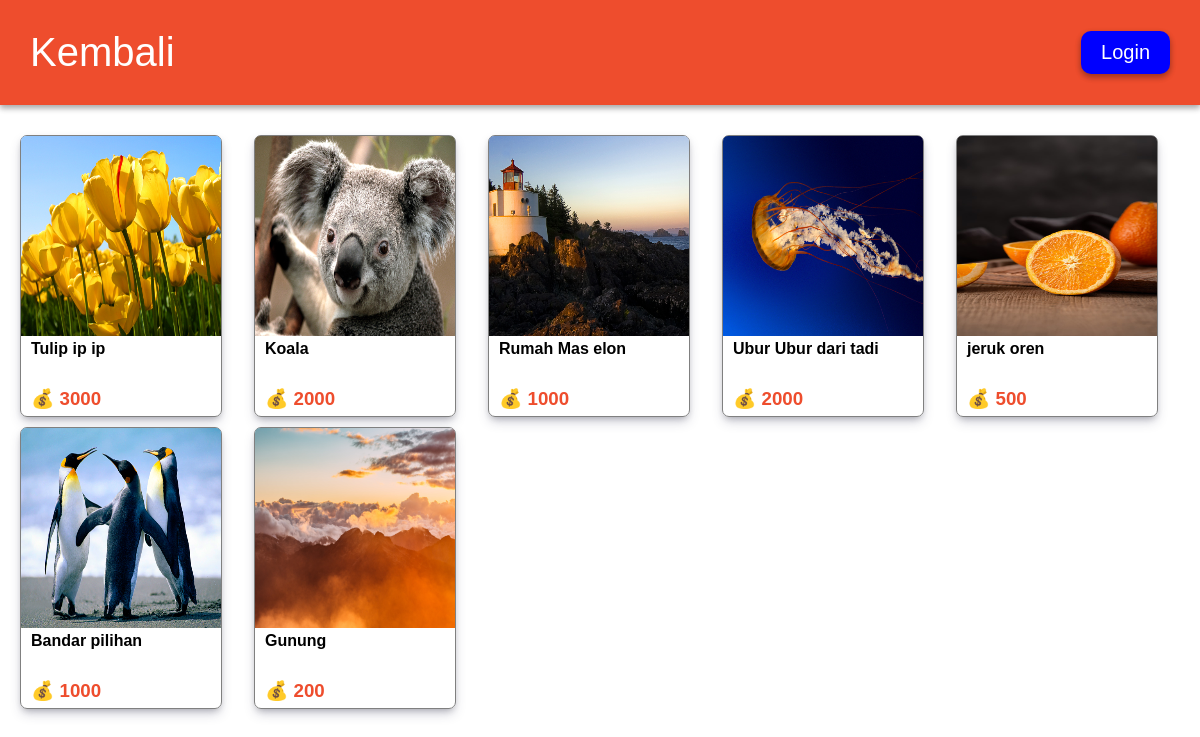
The page /kategori.php on the database its author committed.
### tables this page shows
CREATE TABLE `produk` (
  `id` int(11) NOT NULL,
  `produk` varchar(50) DEFAULT NULL,
  `keterangan` varchar(200) DEFAULT NULL,
  `harga` int(11) DEFAULT NULL,
  `img` varchar(50) DEFAULT NULL,
  `kategori` varchar(50) DEFAULT NULL,
  `pemilik` varchar(50) NOT NULL
);

### fungsi.php (called while the page is built, shortened)
<?php
$conn = mysqli_connect('localhost','root','','shop');
function ambil($query){
    global $conn;
    $result = mysqli_query($conn,$query);
    $rows = [];
    while($row = mysqli_fetch_assoc($result) ){
        $rows[] = $row;
    }
    return $rows;
}
?>

### kategori.php (the view, shortened to what this page needs)
<?php
require 'fungsi.php';
$kategori = $_GET["kategori"];
$produk = ambil("SELECT * FROM produk WHERE kategori like '%$kategori%' ");
?>
<!DOCTYPE html>
<html lang="en">
<head>
    <link rel="stylesheet" href="css/kategori.css">
</head>
<body>
<div class="navbar">
        <a href="index.php"><h1>Kembali</h1></a>
        <ul>
            <?php if($_SESSION["login"] === false) : ?>
                <li class="login"><a href="login.php">Login</a></li>
            <?php endif ; ?>
        </ul>
    </div>
<div class="kelompok">
    <ul class="produk">
            <?php foreach($produk as $produknya) : ?>
            <li>
                <div class="isi">
                    <a href="produk.php?id=<?= $produknya["id"] ?>">
                        <img src="img/<?= $produknya["img"] ?>">
                        <h4 ><?= $produknya["produk"] ?></h4>
                        <h3>💰 <?= $produknya["harga"] ?></h3>
                    </a>
                </div>
            </li>
            <?php endforeach ; ?>
        </ul>
</div>
</body>
</html>

### css/kategori.css (style rules this page uses)
* { margin: 0; padding: 0; }
body { font-family: sans-serif; }
li { list-style: none; }
a { text-decoration: none; color: black; }
img { border-radius: 5px 5px 0 0; width: 200px; height: 200px; }
.navbar { display: flex; padding: 30px; background-color: #ee4d2d; box-shadow: rgba(0, 0, 0, 0.16) 0px 3px 6px, rgba(0, 0, 0, 0.23) 0px 3px 6px; align-items: center; justify-content: space-between; color: white; }
.navbar h1 { font-weight: 100; }
.navbar ul li.login { background-color: blue; box-sizing: border-box; border-radius: 10px; box-shadow: rgba(0, 0, 0, 0.16) 0px 3px 6px, rgba(0, 0, 0, 0.23) 0px 3px 6px; padding: 10px 20px 10px 20px; }
.navbar a { color: white; font-size: 20px; }
.kelompok { padding: 20px; }
.produk { display: grid; gap:10px; grid-template-columns: repeat(auto-fill,minmax(200px, 1fr)); }
.isi { border: 1px solid gray; box-shadow: rgba(50, 50, 93, 0.25) 0px 6px 12px -2px, rgba(0, 0, 0, 0.3) 0px 3px 7px -3px; border-radius: 7px; width: 200px; height: 280px; }
.isi a h4 { margin-left: 10px; color: black; }
.isi a h3 { margin-top: 30px; margin-left: 10px; color :#ee4d2d; }

### rows shown on the page
produk: img (picture), produk "Tulip ip ip", harga "3000"
produk: img (picture), produk "Koala", harga "2000"
produk: img (picture), produk "Rumah Mas elon", harga "1000"
produk: img (picture), produk "Ubur Ubur dari tadi", harga "2000"
produk: img (picture), produk "jeruk oren", harga "500"
produk: img (picture), produk "Bandar pilihan", harga "1000"
produk: img (picture), produk "Gunung", harga "200"
